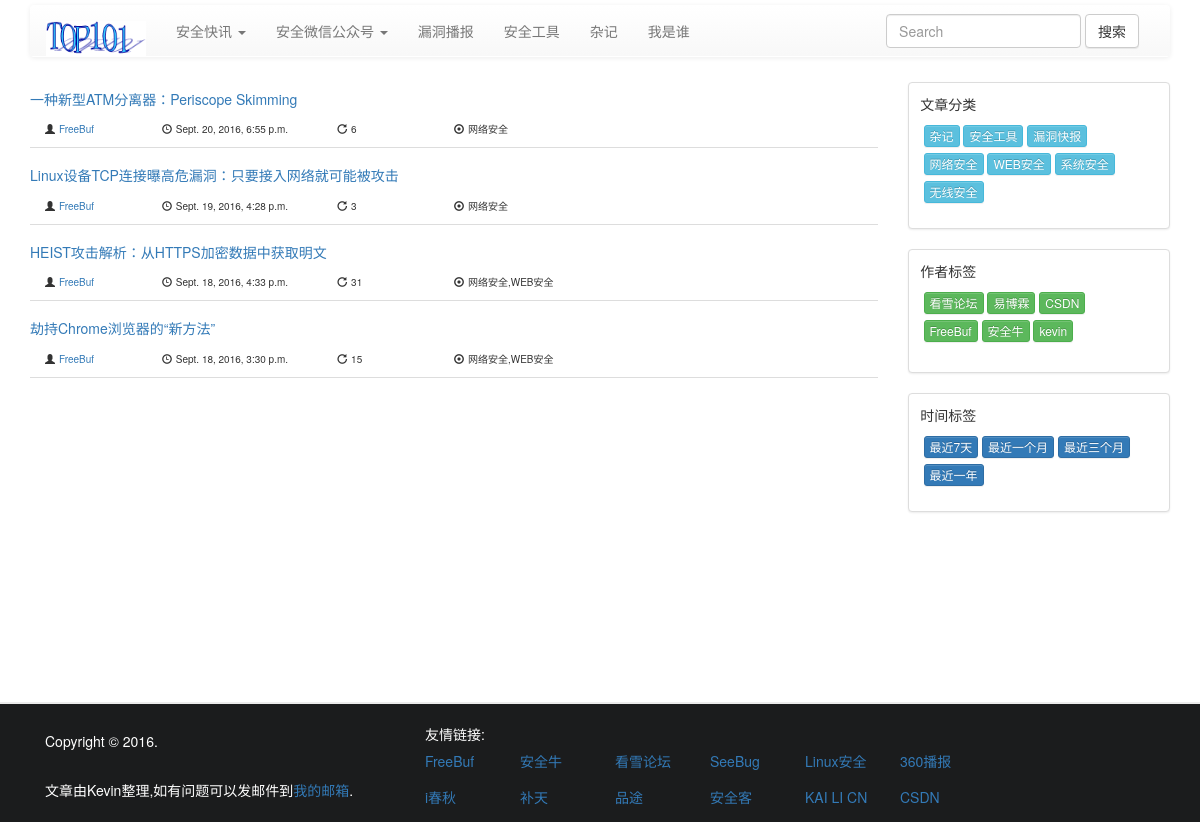
/blog/author/2/, run on the app's committed database.
### beeblog/models.py (models this page shows, shortened)
class CommonModel(models.Model):
    id = models.BigAutoField(primary_key=True)
    created = models.DateTimeField(verbose_name='创建时间',
                                   default=now)
    updated = models.DateTimeField(verbose_name='修改时间',
                                   default=None, blank=True,
                                   null=True)
    is_valid = models.BooleanField(verbose_name='是否有效',
                                   default=True)
    objects = models.Manager()
    query_objects = BaseManager()
    class Meta:
        abstract = True

class Article(CommonModel):
    title = models.CharField(verbose_name='文章标题', max_length=100)
    author = models.ForeignKey(Author, on_delete=models.CASCADE,
                               verbose_name='作者')
    categories = models.ManyToManyField(Category,
                                        verbose_name='文章分类')
    tread = models.BigIntegerField(default=0, verbose_name='踩')
    support = models.BigIntegerField(default=0, verbose_name='赞')
    views = models.BigIntegerField(default=0, verbose_name='浏览数')
    content = RichTextUploadingField(verbose_name='文章内容')
    class Meta:
        verbose_name = '文章'
        verbose_name_plural = '文章'
        ordering = ('-created',)

class Author(CommonModel):
    name = models.CharField(verbose_name='作者名称', max_length=100)
    url = models.CharField(verbose_name='作者链接', max_length=200)
    avatar = models.ImageField(verbose_name='作者头像',
                               blank=True, null=True, upload_to=get_file_path)
    now = now()
    directory_string_var = 'avatars/%s/%s/%s/' % (now.year, now.month,
                                                  now.day)
    def avatar_tag(self):
        img_path = settings.MEDIA_URL + '{}'.format(self.avatar)
        return '<img src= "{}" style="width:150px; height:150px;"/>'.format(
            img_path)
    avatar_tag.short_description = '头像预览'
    avatar_tag.allow_tags = True
    class Meta:
        verbose_name = '作者'
        verbose_name_plural = '作者'
        ordering = ('-created',)

class Category(CommonModel):
    category_text = models.CharField(verbose_name='分类名称',
                                     max_length=20)
    sub_category = models.SmallIntegerField(verbose_name='自分类',
                                            default=1)
    class Meta:
        verbose_name = '文章分类'
        verbose_name_plural = '文章分类'
        ordering = ('-created',)
    def __str__(self):
        return self.category_text

### beeblog/views.py (the view)
# urls.py: url(r'author/(?P<author_id>[0-9]+)/$', views.list_author_article_view, name='author'),
def list_author_article_view(request, author_id):
    articles = Article.query_objects.filter(author__id=author_id).all()
    paginator = Paginator(articles, PER_PAGE)  # Show 25 contacts per page
    page = request.GET.get('page')
    try:
        articles = paginator.page(page)
    except PageNotAnInteger:
        articles = paginator.page(1)
    except EmptyPage:
        articles = paginator.page(paginator.num_pages)
    return my_render(request, 'beeblog/list.html', {
        'page_objects': articles
    })

### beeblog/models.py (called while the page is built)
    def get_queryset(self):
        return super().get_queryset().filter(is_valid=True)

### beeblog/templatetags/beeblog_extras.py (called while the page is built)
@register.filter(name='mod')
def mod(value, arg):
    try:
        return int(value) % int(arg)
    except:
        return None

### beeblog/views.py (called while the page is built)
def my_render(request, template, kwargs):
    if 'categories' not in kwargs:
        kwargs['categories'] = Category.query_objects.all()
    if 'authors' not in kwargs:
        kwargs['authors'] = Author.query_objects.all()
    return render(request, template, kwargs)

### beeblog/templates/beeblog/list.html
{% extends 'beeblog/index.html' %}
{% block article %}
    {% for article in page_objects %}
        {% include 'beeblog/article_header.html' %}
    {% endfor %}
{% endblock %}
{% block pagenation %}
    {% include 'beeblog/pagenation.html' %}
{% endblock %}

### beeblog/templates/beeblog/index.html (shortened to what this page needs)
<!DOCTYPE html>
<html lang="en">
<head>
    <link rel="stylesheet" href="http://cdn.bootcss.com/bootstrap/3.3.7/css/bootstrap-theme.min.css">
    <link rel="stylesheet" href="http://cdn.bootcss.com/bootstrap/3.3.7/css/bootstrap.min.css">
    <link rel="stylesheet" href="/media/css/main.css">
</head>
<body>
{% load beeblog_extras %}
<div id="wrapper">
    <div id="header">
        {% block navbar %}
            <div class="container">
                <nav class="navbar navbar-default" role="navigation">
                    <div class="container-fluid">
                        <div class="navbar-header">
                            <a class="navbar-brand" href="/"><img style="width: 100px; height: 35px;" src="/media/img/my-site-logo.png"></a>
                        </div>
                        <div class="collapse navbar-collapse" id="bs-example-navbar-collapse-1">
                            <ul class="nav navbar-nav">
                                <li class="dropdown">
                                    <a href="#" class="dropdown-toggle" data-toggle="dropdown">安全快讯
                                        <span class="caret"></span></a>
                                </li>
                                <li class="dropdown">
                                    <a href="#" class="dropdown-toggle" data-toggle="dropdown">安全微信公众号
                                        <span class="caret"></span></a>
                                </li>
                                <li><a href="/blog/category/6/">漏洞播报</a></li>
                                <li><a href="/blog/category/7/">安全工具</a></li>
                                <li><a href="/blog/category/8/">杂记</a></li>
                                <li><a href="#">我是谁</a></li>
                            </ul>
                            <form class="navbar-form navbar-right" action="/blog/search" method="get" role="search">
                                <div class="form-group">
                                    <input type="text" name="search_query" class="form-control" placeholder="Search">
                                </div>
                                <button type="submit" class="btn btn-default">搜索</button>
                            </form>
                        </div>
                    </div>
                </nav>
            </div>
        {% endblock %}
    </div>
    <div id="content" class="container">
        {% block content %}
            <div class="row">
                <div class="col-md-9">
                    {% block article %}{% endblock %}
                </div>
                <div class="col-md-3">
                    <div class="thumbnail">
                        <h5>&nbsp; 文章分类</h5>
                        <nav class="navbar" role="navigation">
                            <div class="search_tag">
                                {% for c in categories %}
                                    <a class="btn btn-info btn-xs" href="/blog/category/{{ c.id }}/">
                                        {{ c.category_text }}
                                    </a>
                                {% endfor %}
                            </div>
                        </nav>
                    </div>
                    <div class="thumbnail">
                        <h5>&nbsp; 作者标签</h5>
                        <nav class="navbar" role="navigation">
                            <div class="search_tag">
                                {% for a in authors %}
                                    <a class="btn btn-success btn-xs" href="/blog/author/{{ a.id }}/">
                                        {{ a.name }}
                                    </a>
                                {% endfor %}
                            </div>
                        </nav>
                    </div>
                    <div class="thumbnail">
                        <h5>&nbsp; 时间标签</h5>
                        <nav class="navbar" role="navigation">
                            <div class="search_tag">
                                <a role="button" class="btn btn-primary btn-xs" href="/blog/recent/7/">
                                    最近7天
                                </a>
                                <a role="button" class="btn btn-primary btn-xs" href="/blog/recent/30/">
                                    最近一个月
                                </a>
                                <a role="button" class="btn btn-primary btn-xs" href="/blog/recent/90/">
                                    最近三个月
                                </a>
                                <a role="button" class="btn btn-primary btn-xs" href="/blog/recent/360/">
                                    最近一年
                                </a>
                            </div>
                        </nav>
                    </div>
                </div>
            </div>
        {% endblock %}
        {% block pagenation %}
        {% endblock %}
    </div>
    {% block footer %}
        <div style="min-height: 200px;"></div>
        <div id="footer">
            <div class="container" style="padding-top: 20px;">
                <div class="col-md-4">
                    <h5>Copyright © 2016. </h5> <br/>
                    <span>文章由Kevin整理,如有问题可以发邮件到<a href="mailto:tutengfei.kevin@gmail.com" target="_top">我的邮箱</a>.</span>
                </div>
                <div class="col-md-6">
                     友情链接:
                    <div class="row">
                        <div class="col-md-2"><h5><a href="http://www.freebuf.com/">FreeBuf</a></h5></div>
                        <div class="col-md-2"><h5><a href="http://www.aqniu.com/">安全牛</a></h5></div>
                        <div class="col-md-2"><h5><a href="http://bbs.pediy.com/">看雪论坛</a></h5></div>
                        <div class="col-md-2"><h5><a href="https://www.seebug.org/">SeeBug</a></h5></div>
                        <div class="col-md-2"><h5><a href="http://www.linux520.com/">Linux安全</a></h5></div>
                        <div class="col-md-2"><h5><a href="http://bobao.360.cn/">360播报</a></h5></div>
                    </div>
                    <div class="row">
                        <div class="col-md-2"><h5><a href="http://www.ichunqiu.com/">i春秋</a></h5></div>
                        <div class="col-md-2"><h5><a href="http://butian.360.cn/">补天</a></h5></div>
                        <div class="col-md-2"><h5><a href="http://www.pintu360.com/">品途</a></h5></div>
                        <div class="col-md-2"><h5><a href="http://bobao.360.cn/">安全客</a></h5></div>
                        <div class="col-md-2"><h5><a href="http://www.kali.org.cn/">KAI LI CN</a></h5></div>
                        <div class="col-md-2"><h5><a href="http://www.csdn.net/">CSDN</a></h5></div>
                    </div>
                </div>
            </div>
        </div>
    {% endblock %}
</div>
</body>
</html>

### beeblog/templates/beeblog/article_header.html
<div class="row">
    <div class="col-md-12">
        <h5><a href="/blog/{{ article.id }}">{{ article.title }}</a></h5>
    </div>
</div>
<div class="row" id="article-header">
    <div class="col-md-10">
        <div class="col-md-2">
            <span class="glyphicon glyphicon-user"></span>
            <span><a href="{{ article.author.url }}">{{ article.author.name }}</a></span>
        </div>
        <div class="col-md-3">
            <span class="glyphicon glyphicon-time"></span>
            <span>{{ article.created }}</span>
        </div>
        <div class="col-md-2">
            <span class="glyphicon glyphicon-repeat"></span>
            <span>{{ article.views }}</span>
        </div>
        <div class="col-md-5">
            <span class="glyphicon glyphicon-record"></span>
            <span>{{ article.categories.all|join:',' }}</span>
        </div>
    </div>
</div>
<hr>

### media/css/main.css (style rules this page uses)
html, body { height: 100%; margin: 0; padding: 0; }
#article-header span { font-size: x-small; }
#wrapper { min-height: 100%; position: relative; }
#header { padding: 5px; }
.navbar-default { background-color: transparent; border-color: transparent; }
#content { padding-bottom: 50px; }
#content hr { margin-top: 10px; margin-bottom: 10px; border-top: 1px solid #ddd; }
#footer { background: #1B1C1D; width: 100%; height: 120px; position: absolute; bottom: 0; left: 0; border-top: 2px #ebebeb solid; margin-top: 20px; color: white; }
.search_tag { margin-left: 10px; }

### data on the page
Article: title "一种新型ATM分离器：Periscope Skimming", author.name "FreeBuf", created "Sept. 20, 2016, 6:55 p.m.", views "6", categories.all "网络安全"
Article: title "Linux设备TCP连接曝高危漏洞：只要接入网络就可能被攻击", author.name "FreeBuf", created "Sept. 19, 2016, 4:28 p.m.", views "3", categories.all "网络安全"
Article: title "HEIST攻击解析：从HTTPS加密数据中获取明文", author.name "FreeBuf", created "Sept. 18, 2016, 4:33 p.m.", views "31", categories.all "网络安全,WEB安全"
Article: title "劫持Chrome浏览器的“新方法”", author.name "FreeBuf", created "Sept. 18, 2016, 3:30 p.m.", views "15", categories.all "网络安全,WEB安全"
Category: category_text "杂记"
Category: category_text "安全工具"
Category: category_text "漏洞快报"
Category: category_text "网络安全"
Category: category_text "WEB安全"
Category: category_text "系统安全"
Category: category_text "无线安全"
Author: name "看雪论坛"
Author: name "易博霖"
Author: name "CSDN"
Author: name "FreeBuf"
Author: name "安全牛"
Author: name "kevin"
